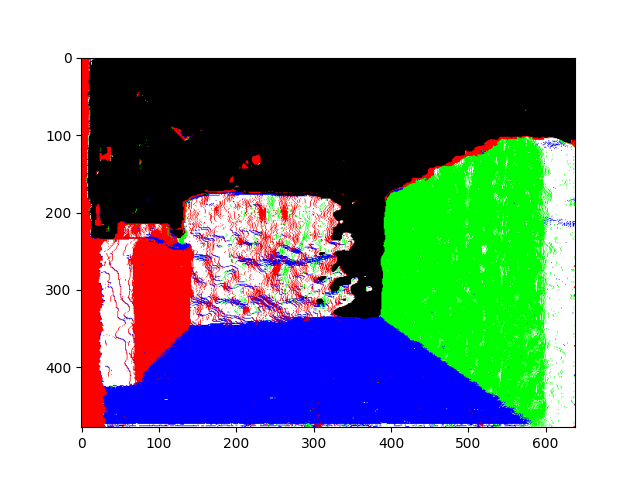
#> input picture Clustered_Normals.png, 640 x 480 px
$ python -i ImageProcessing.py   (imports and definitions only)
#> lines starting #> are read from the running program, lines starting #| are printed output that depends on the picture
#> further down, picture is the input picture: shape (480, 640, 3); mean B, G, R 153.8, 153.1, 139.1
from cv2 import dilate
import matplotlib.pyplot as plt
import numpy as np
import pickle
import cv2 as cv
#from PyIP import ccn


def dilate_erode(frame):
    '''

    '''

    kernel = np.ones((7,7),np.uint8)
    small = np.ones((3,3),np.uint8)
    opening = cv.morphologyEx(frame, cv.MORPH_OPEN, small)
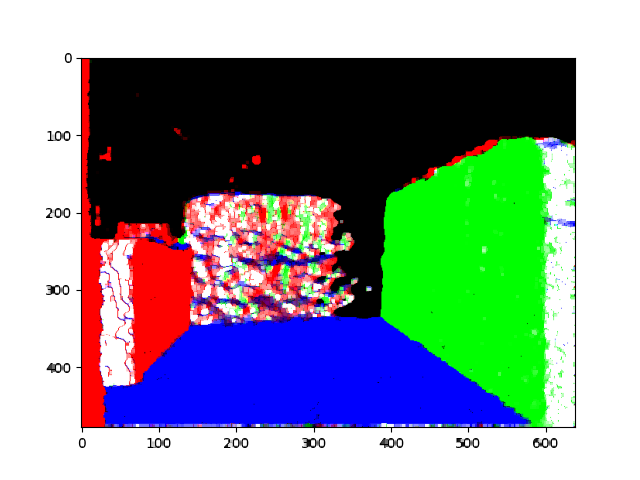
#> opening: shape (480, 640, 3); mean B, G, R 149.3, 149.9, 135.8
    opening = cv.morphologyEx(frame, cv.MORPH_CLOSE, small)
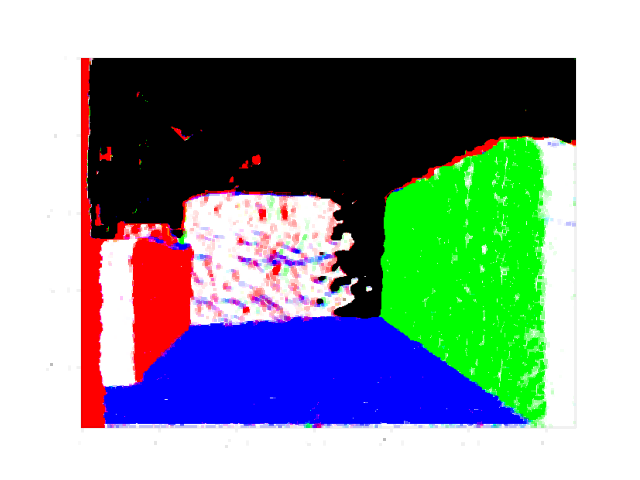
#> opening: shape (480, 640, 3); mean B, G, R 159.2, 157.5, 143.7
    # sure background area
    sure_bg = cv.dilate(opening,kernel,iterations=3)
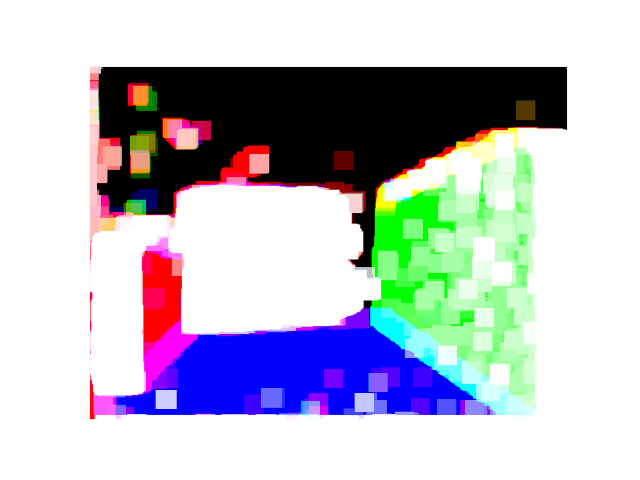
#> sure_bg: shape (480, 640, 3); mean B, G, R 200.7, 190.4, 188.4
    # Finding sure foreground area
    sure_fg = cv.erode(opening, kernel, iterations=2)
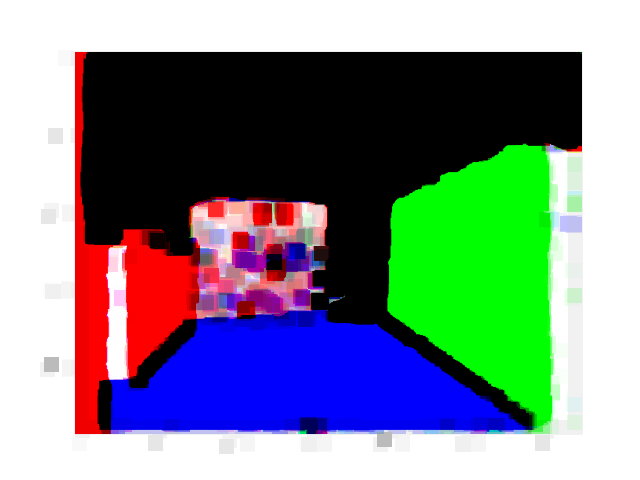
#> sure_fg: shape (480, 640, 3); mean B, G, R 137.5, 135.2, 123.8

    return sure_fg, sure_bg

# [84 lines left out: functions combine_red_yellow, watershed, segment_planes, not called in this run]


>>> import cv2
>>> picture = cv2.imread('Clustered_Normals.png')
>>> result = dilate_erode(picture)

$ run again, on SegmentationOverlayed.png
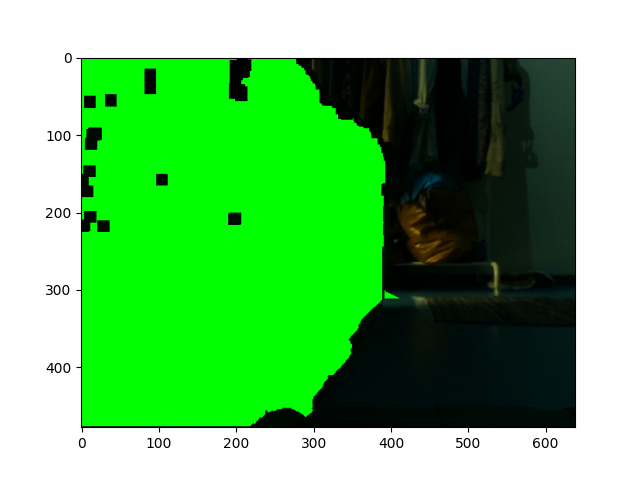
#> input picture SegmentationOverlayed.png, 640 x 480 px
#> picture is the input picture: shape (480, 640, 3); mean B, G, R 105.2, 187.8, 104.3
#> in dilate_erode, `sure_bg = cv.dilate(opening,kernel,iterations=3)`:
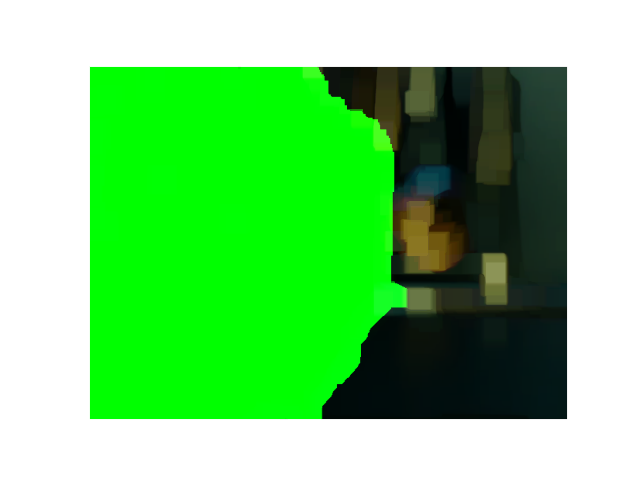
#> sure_bg: shape (480, 640, 3); mean B, G, R 121, 206.2, 121.3
#> in dilate_erode, `sure_fg = cv.erode(opening, kernel, iterations=2)`:
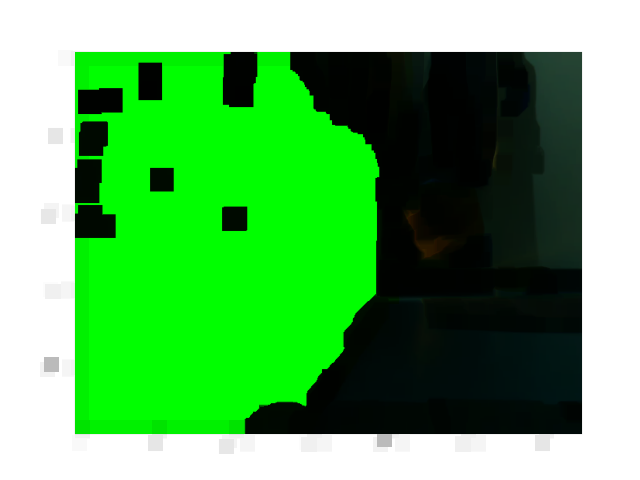
#> sure_fg: shape (480, 640, 3); mean B, G, R 96.3, 175.2, 95

$ run again, on Step1_Depth.png
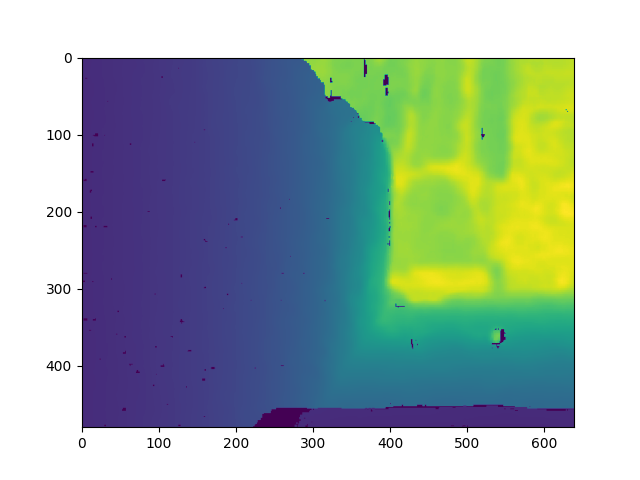
#> input picture Step1_Depth.png, 640 x 480 px
#> picture is the input picture: shape (480, 640, 3); mean B, G, R 168, 173.5, 154.4
#> in dilate_erode, `sure_bg = cv.dilate(opening,kernel,iterations=3)`:
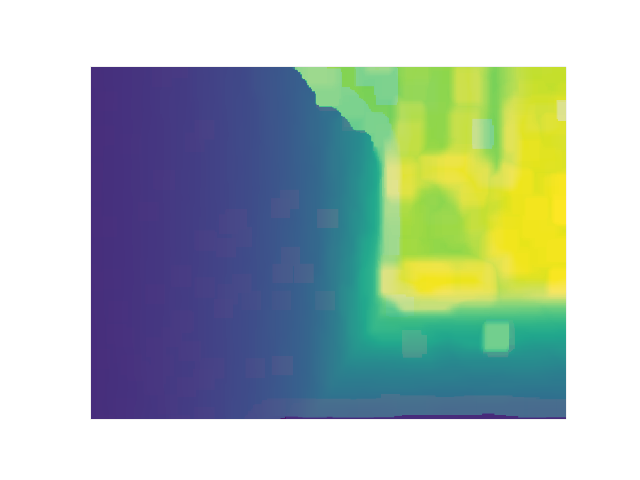
#> sure_bg: shape (480, 640, 3); mean B, G, R 180.8, 186.5, 170.4
#> in dilate_erode, `sure_fg = cv.erode(opening, kernel, iterations=2)`:
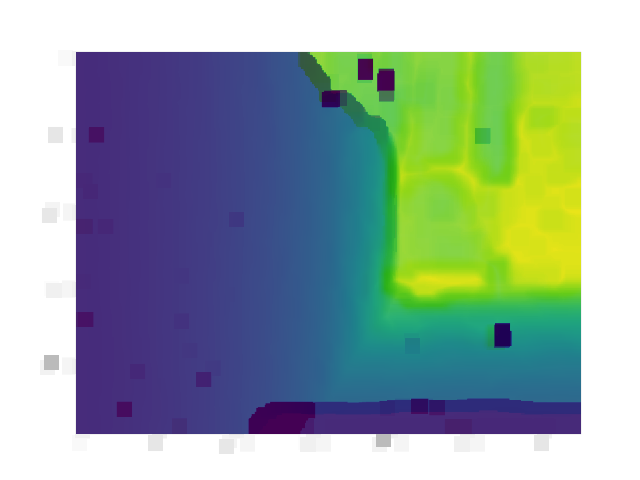
#> sure_fg: shape (480, 640, 3); mean B, G, R 161, 165.9, 145.8

$ run again, on Step2_SurfaceNormals.png
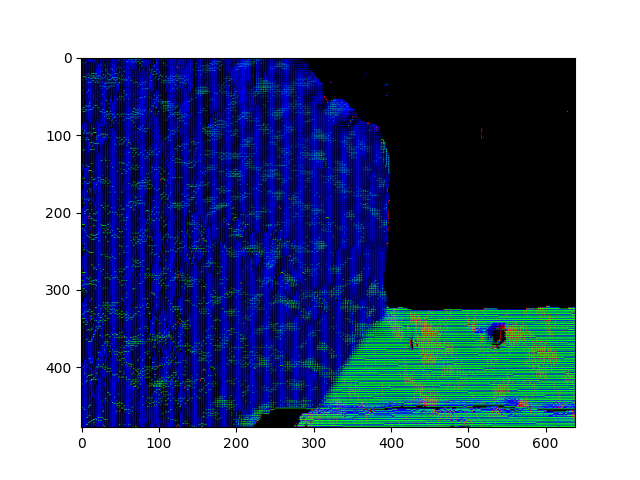
#> input picture Step2_SurfaceNormals.png, 640 x 480 px
#> picture is the input picture: shape (480, 640, 3); mean B, G, R 150.3, 118.8, 103.7
#> in dilate_erode, `sure_bg = cv.dilate(opening,kernel,iterations=3)`:
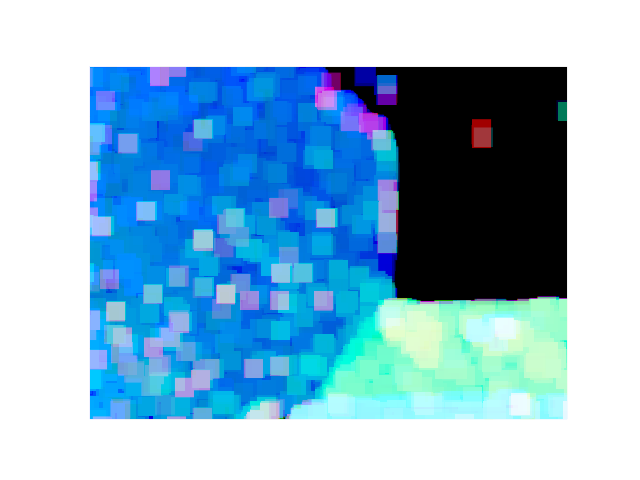
#> sure_bg: shape (480, 640, 3); mean B, G, R 209.2, 182.3, 139.4
#> in dilate_erode, `sure_fg = cv.erode(opening, kernel, iterations=2)`:
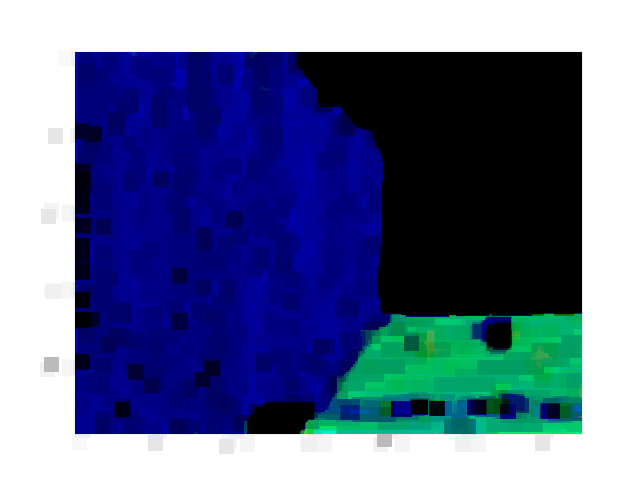
#> sure_fg: shape (480, 640, 3); mean B, G, R 145, 106.8, 93.9
